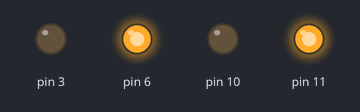
This sketch was run on a simulated Arduino Uno, built with avr-gcc and run on an emulated ATmega328P. Shown: output pins drawn as LEDs (lit = HIGH).

Above: at 0.3 s.
At 1.7 s:
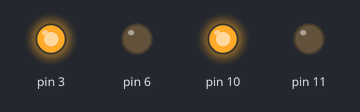
At 5.2 s:
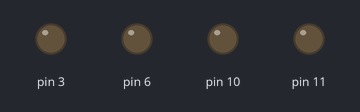
Timing chart, 0 to 6.4 s (numbered marks = the images above):
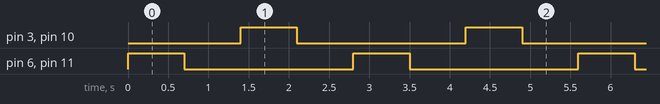

The sketch:

Two_wheel_robot_base.ino
```cpp
void setup()
{
pinMode(11, OUTPUT);
pinMode(10, OUTPUT);

pinMode(6, OUTPUT);
pinMode(3, OUTPUT);

}

void loop()
{
  // Moving clockwise

digitalWrite(11, HIGH);
digitalWrite(6, HIGH);

delay(700); // Wait for 700 millisecond(s)

  // Moving counterclockwise

digitalWrite(11, LOW);
digitalWrite(6, LOW);

delay(700); // Wait for 700 millisecond(s)

  // Moving clockwise

digitalWrite(10, HIGH);
digitalWrite(3, HIGH);

delay(700); // Wait for 700 millisecond(s)

// Moving counterclockwise

digitalWrite(10, LOW);
digitalWrite(3, LOW);

delay(700); // Wait for 700 millisecond(s)

}
```

Measured:
- by itself, pin 3, pin 6, pin 10, pin 11: alternates HIGH for 0.70 s and LOW for 2.1 s
- by itself, everything shown: repeats every 2.8 s, in 4 steps
